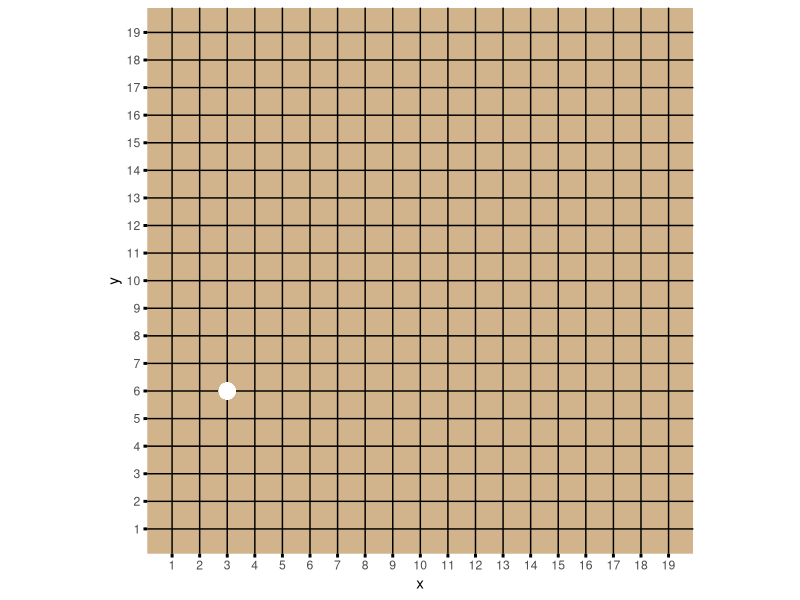

Generate this figure with R:
library(ggplot2)
library(grid)

new_tile_x <- 3
new_tile_y <- 6

board_size <- 19
tile_color <- c("white","black")
i = 1

df <- data.frame(x = 1:board_size, y = 1:board_size)

back <- ggplot(df) +
  geom_point(aes(x, y), size = 5, alpha = 0) + 
  theme(
    aspect.ratio = 1,
    axis.ticks = element_line(colour = "black", size = 1),
    panel.grid.major = element_line(colour = "black"),
    panel.grid.minor = element_line(size = 1, colour="black"),
    panel.background = element_rect(fill = "#D2B48C"),
    panel.ontop = FALSE) + 
  scale_x_continuous(breaks= seq(1,  board_size, by=1),
                     minor_breaks = seq(1, board_size, 1)) + 
  scale_y_continuous(breaks= seq(1,  board_size, by=1),
                     minor_breaks = seq(1, board_size, 1))


#each iteration
back +
  geom_point(aes(new_tile_x, new_tile_y), size = 5, colour = tile_color[i]) #alternate color

